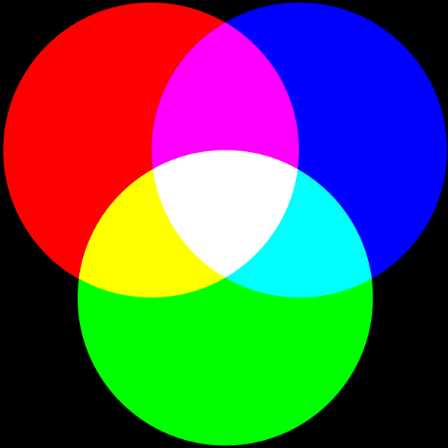
#> input picture data/rgb.jpg, 448 x 448 px
$ python hist2d.py
#> lines starting #> are read from the running program, lines starting #| are printed output that depends on the picture; after the words box and inside, x2 and y2 are one past the last pixel; in counts of white or black regions, pixels touching at a corner belong together
import cv2 as cv
import matplotlib.pyplot as plt
import numpy as np


def show(*args):
    """nasty hack courtesy interwebs"""
    # could do `import inspect` as well?
    # https://exceptionshub.com/how-to-get-a-variable-name-as-a-string-in-python.html
    passed_in = {id(thing): thing for thing in args}
    global_objects = {id(o): name for name, o in globals().items()}
    print(passed_in)
    print(global_objects)
    bag = {global_objects.get(_id): thing for _id, thing in passed_in.items()}
    print(bag)
    for name, frame in bag.items():
        assert isinstance(frame, np.ndarray), f"{name} <- not an image / ndarray"
        cv.imshow(name, frame)

    cv.waitKey(0)
    cv.destroyAllWindows()

#%%
img = cv.imread('data/rgb.jpg') # BGR
#> img is the input picture: shape (448, 448, 3); mean B, G, R 87.3, 87.3, 87.2

#%%

img = cv.resize(img, None, fx=0.5, fy=0.5, interpolation=cv.INTER_AREA)
#> img: shape (224, 224, 3)
#%%
# 0, 1, 2
b,g,r = cv.split(img)
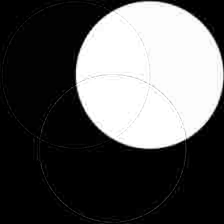
#> b: shape (224, 224); min 0, max 255, mean 87.3

#%%

show(img,b,g,r)

#%%

# images, channels,
#hist = cv.calcHist([b,g],[0,0],None, [40,40], [0,255,0,255])

# B vs G
hist = cv.calcHist([img],[0,1],None, [10,10], [0,255,0,255])
plt.imshow(hist, interpolation = 'nearest')
plt.title('B vs G')
plt.show()
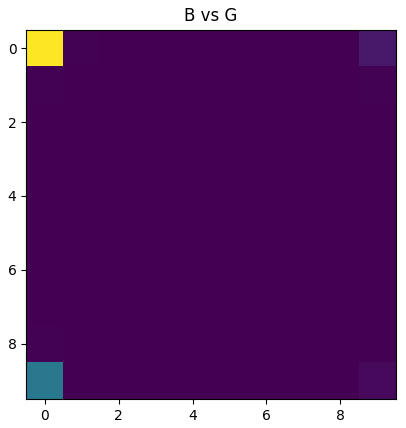
#> figure drawn by matplotlib, 1 panel
#%%
#
hist = cv.calcHist([img],[0,2],None, [10,10], [0,255,0,255])
plt.imshow(hist, interpolation = 'nearest')
plt.title('B vs R')
plt.show()
#%%
hist = cv.calcHist([img],[1,2],None, [10,10], [0,255,0,255])
plt.imshow(hist, interpolation = 'nearest')
plt.title('G vs R')
plt.show()

#%%
_, green_mask = cv.threshold(g, 240, 255, type=cv.THRESH_BINARY)
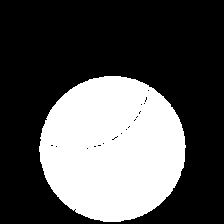
#> green_mask: shape (224, 224); 33.2% white; 1 white region, box (x1, y1, x2, y2) and area: (39, 76, 186, 222) 16682
_, red_mask = cv.threshold(r, 240, 255, type=cv.THRESH_BINARY)
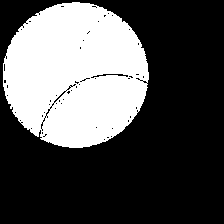
#> red_mask: shape (224, 224); 32.6% white; 1 white region, box (x1, y1, x2, y2) and area: (3, 2, 149, 148) 16348
green_red_mask = cv.bitwise_and(green_mask,red_mask)
#> green_red_mask: shape (224, 224); 10.5% white; 1 white region, box (x1, y1, x2, y2) and area: (40, 76, 148, 148) 5268

green_only = cv.bitwise_and(img,img,mask=green_mask)
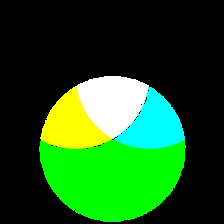
#> green_only: shape (224, 224, 3); mean B, G, R 27.8, 84.6, 28
red_only = cv.bitwise_and(img,img,mask=red_mask)
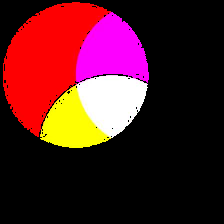
#> red_only: shape (224, 224, 3); mean B, G, R 32.8, 27.3, 82.6
green_and_red = cv.bitwise_and(img,img,mask=green_red_mask)
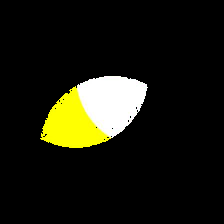
#> green_and_red: shape (224, 224, 3); mean B, G, R 15, 26.7, 26.7

#%%

show(green_only, red_only, green_and_red)
